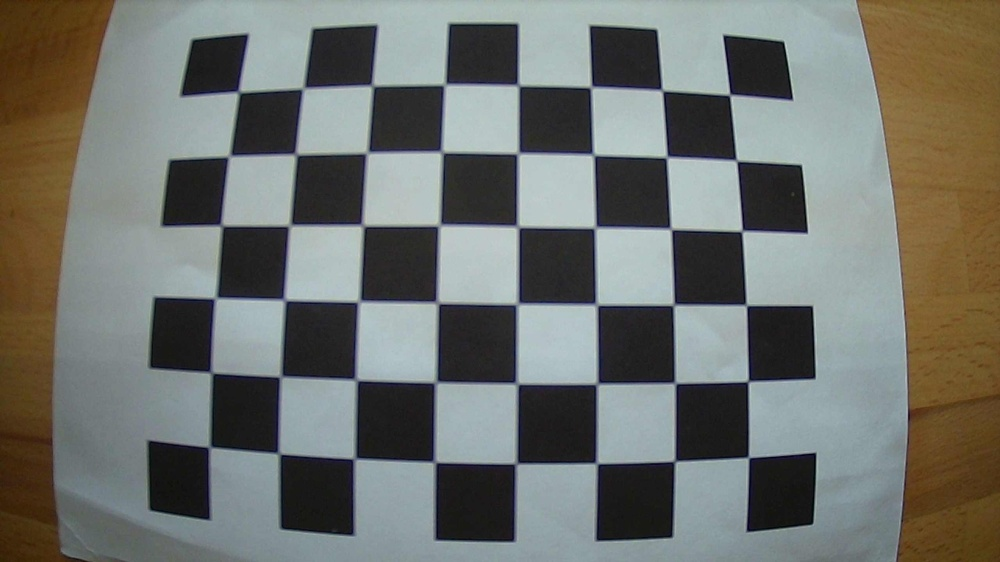
#> input picture images/chessboard_0.jpg, 1000 x 562 px, shrunk from 2560 x 1440 before the run; its folder holds 4 pictures in this run
$ python camera_calibration.py
#> lines starting #> are read from the running program, lines starting #| are printed output that depends on the picture
import cv2

def load_coefficients(path):
    """ Loads camera matrix and distortion coefficients. """
    # FILE_STORAGE_READ
    cv_file = cv2.FileStorage(path, cv2.FILE_STORAGE_READ)

    camera_matrix = cv_file.getNode("K").mat()
    dist_matrix = cv_file.getNode("D").mat()

    cv_file.release()
    return [camera_matrix, dist_matrix]

if __name__ == '__main__':
    import numpy as np
    import glob
    # termination criteria
    criteria = (cv2.TERM_CRITERIA_EPS + cv2.TERM_CRITERIA_MAX_ITER, 30, 0.001)
    # prepare object points, like (0,0,0), (1,0,0), (2,0,0) ....,(6,5,0)
    objp = np.zeros((6*8, 3), np.float32)
    objp[:, :2] = np.mgrid[0:8, 0:6].T.reshape(-1, 2)
    # Arrays to store object points and image points from all the images.
    objpoints = [] # 3d point in real world space
    imgpoints = [] # 2d points in image plane.
    images = glob.glob('images/*.jpg')

    gray = None
    for fname in images:
        img = cv2.imread(fname)
#> img is the input picture: shape (562, 1000, 3); mean B, G, R 107.9, 113.2, 110.9
        gray = cv2.cvtColor(img, cv2.COLOR_BGR2GRAY)
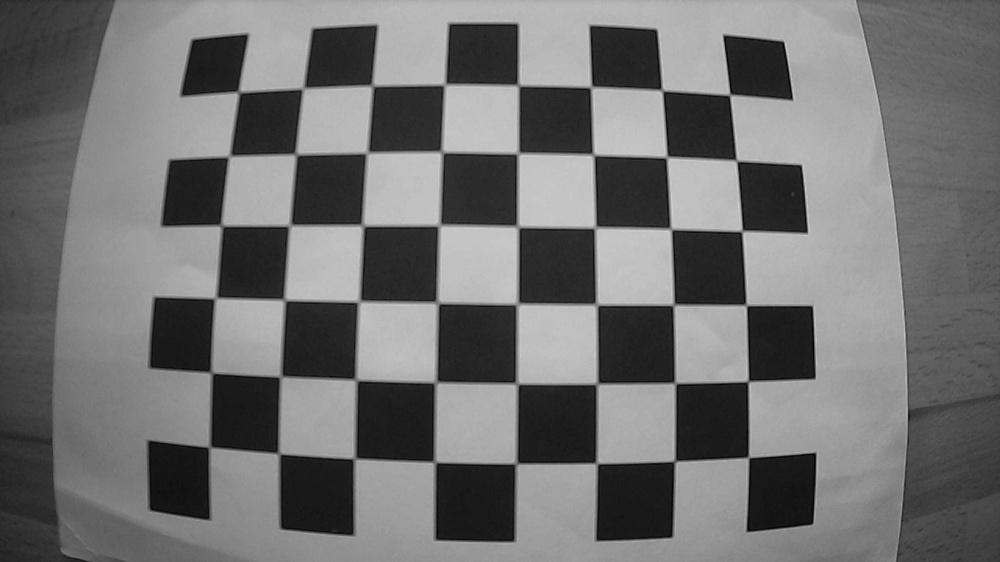
#> gray: shape (562, 1000); min 1, max 213, mean 112
        # Find the chess board corners
        ret, corners = cv2.findChessboardCorners(gray, (8,6), None)
#> ret = True; corners = 48 rows, first 8: [237.7, 90.48], [303.5, 88.5], [371.5, 86.53], [445, 84.5], [518, 85], [591, 87], [662.1, 90], [729.4, 95.66]
        # If found, add object points, image points (after refining them)
        if ret == True:
            objpoints.append(objp)
            corners2 = cv2.cornerSubPix(gray,corners, (11,11), (-1,-1), criteria)
#> corners2 = 48 rows, first 8: [238.6, 91.91], [303.2, 88.35], [372.3, 85.67], [444.7, 84.53], [518.3, 85.34], [591.1, 87.12], [662.1, 90.33], [729.8, 94.8]
            imgpoints.append(corners)
#> pass 2 of the loop `for fname in images:`:
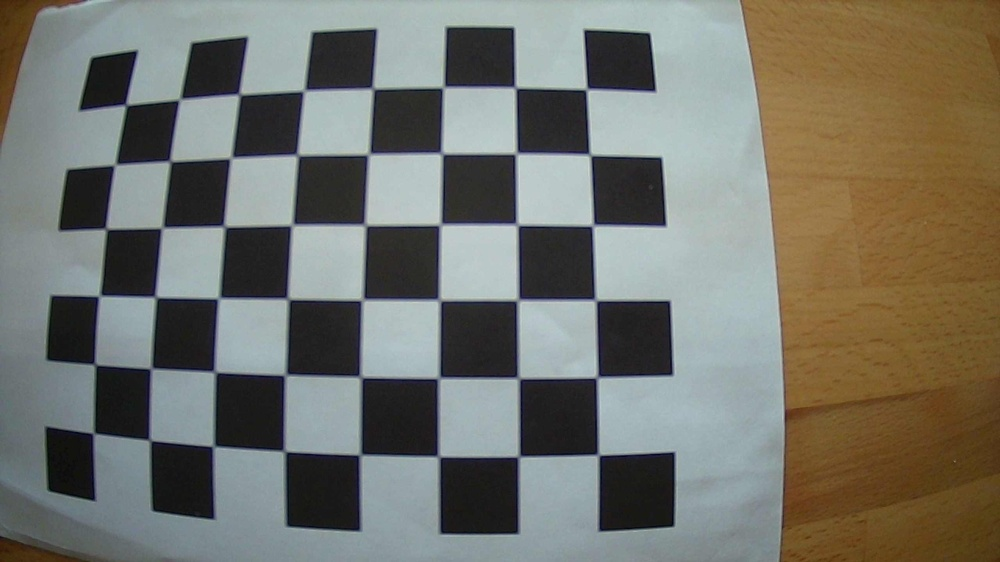
#> input picture images/chessboard_1.jpg, 1000 x 562 px, shrunk from 2560 x 1440 before the run
#> img is the input picture: shape (562, 1000, 3); mean B, G, R 106.2, 114.9, 115.3
#> `gray = cv2.cvtColor(img, cv2.COLOR_BGR2GRAY)`:
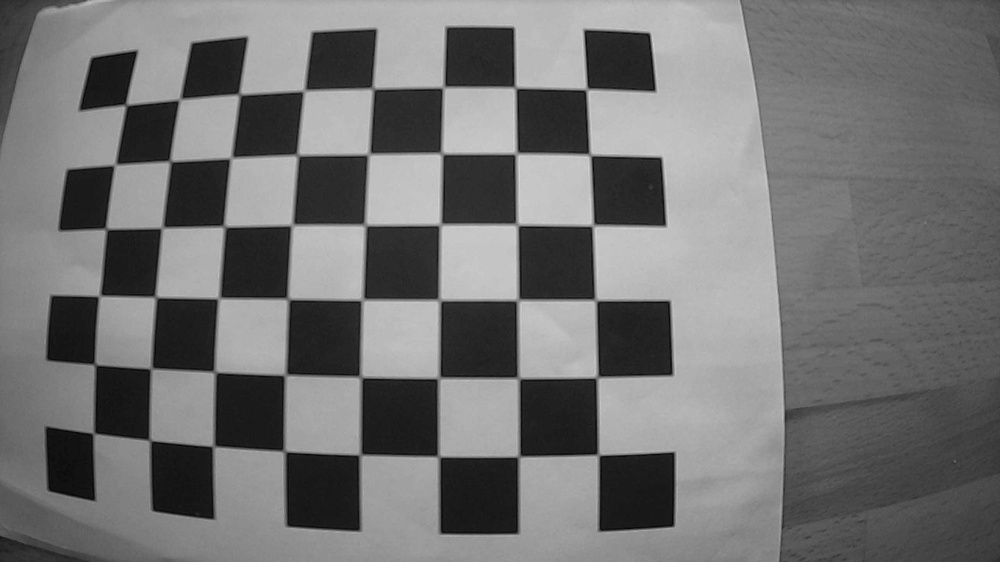
#> gray: shape (562, 1000); min 2, max 216, mean 114.1
#> corners = 48 rows, first 8: [124.2, 104.5], [177.7, 100.2], [239.5, 94.5], [302.4, 91.76], [373.9, 90.14], [444, 88], [514.9, 87.51], [585.3, 90.18]
#> corners2 = 48 rows, first 8: [125.8, 104.8], [179.7, 99.4], [239.3, 94.39], [304.1, 90.64], [372.8, 88.49], [443.4, 87.27], [515.3, 87.58], [586.6, 89.23]
#> pass 3 of the loop `for fname in images:`:
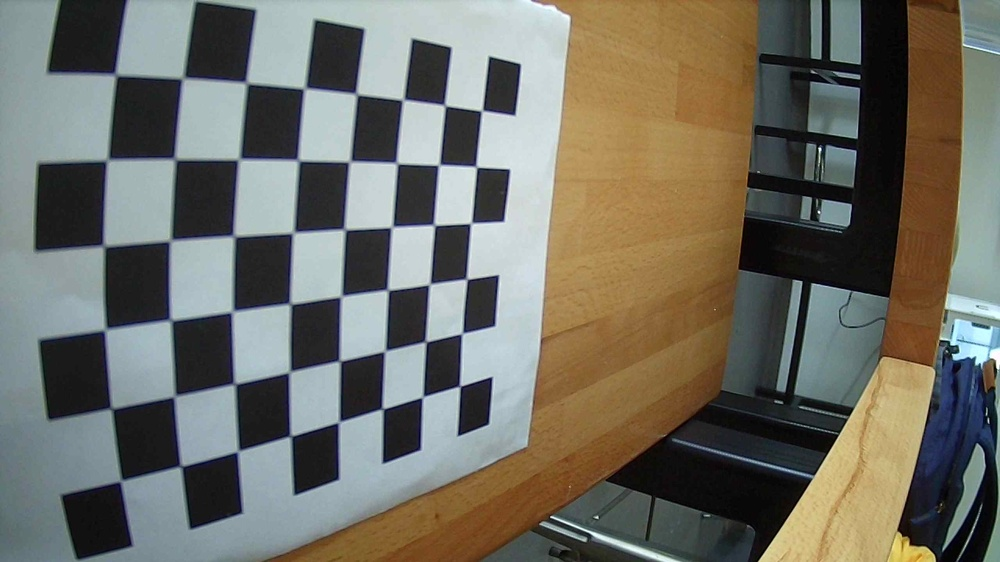
#> input picture images/chessboard_10.jpg, 1000 x 562 px, shrunk from 2560 x 1440 before the run
#> img is the input picture: shape (562, 1000, 3); mean B, G, R 100.5, 110.1, 111.6
#> `gray = cv2.cvtColor(img, cv2.COLOR_BGR2GRAY)`:
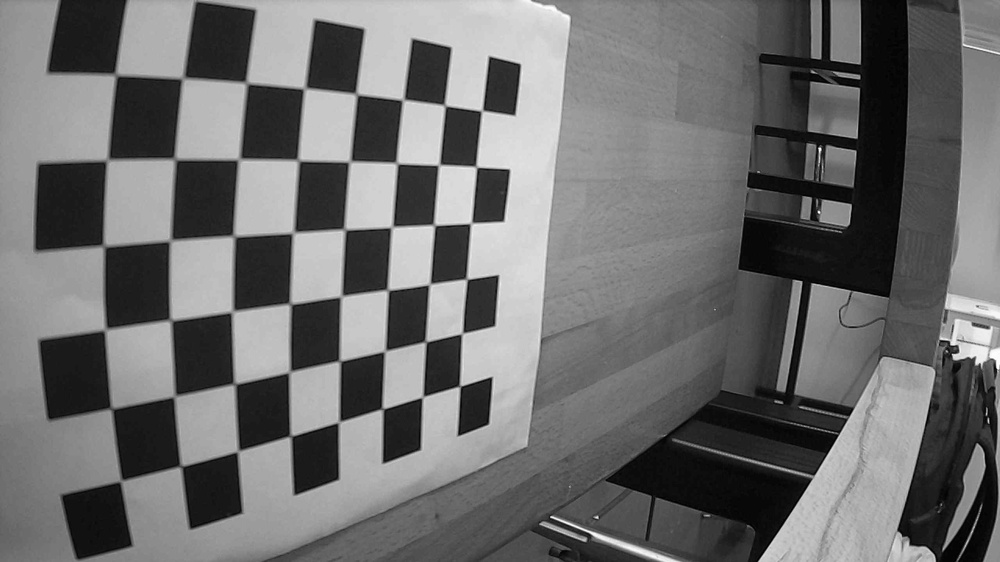
#> gray: shape (562, 1000); min 0, max 254, mean 109.5
#> corners = 48 rows, first 8: [115.5, 74.5], [182.5, 78], [246.5, 83], [305, 88.5], [356.5, 94.01], [402, 100.4], [444.6, 105.1], [482.1, 110.5]
#> corners2 = 48 rows, first 8: [115.6, 74.71], [182.8, 78.17], [246.3, 82.86], [304.5, 88.43], [356.3, 94.13], [403.1, 99.81], [444.7, 105.4], [481.9, 110.7]
#> the loop made 4 passes; the first 3 are shown

    ret, mtx, dist, rvecs, tvecs = cv2.calibrateCamera(objpoints, imgpoints, gray.shape[::-1], None, None)

    print(mtx, dist)

    cv_file = cv2.FileStorage('calibration.yml', cv2.FILE_STORAGE_WRITE)
    cv_file.write("K", mtx)
    cv_file.write("D", dist)
    # note you *release* you don't close() a FileStorage object
    cv_file.release()
